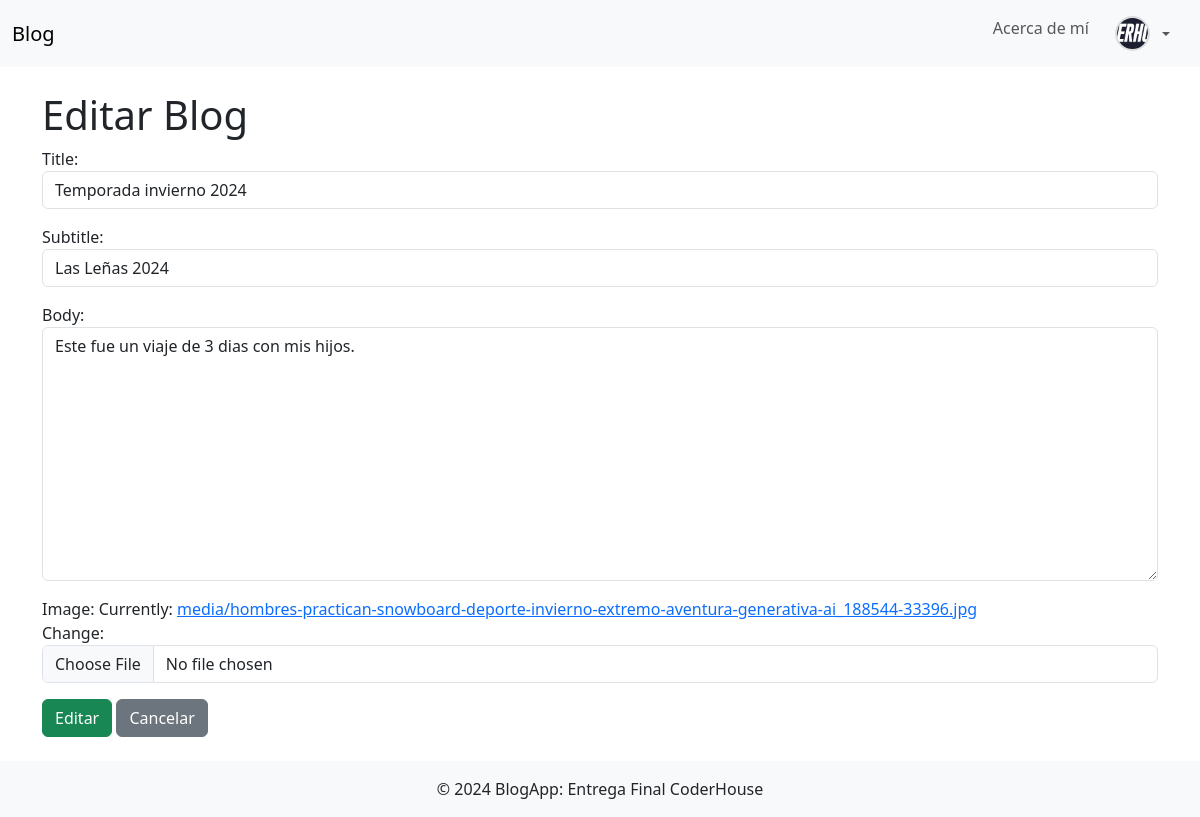
Page /blog/1/edit/ (signed in) on the committed database.
### accounts/models.py (models this page shows, shortened)
class Profile(models.Model):
    user = models.OneToOneField(User, on_delete=models.CASCADE)
    description = models.TextField(blank=True, null=True)
    image = models.ImageField(
        upload_to='profile_images/', blank=True, null=True)

### blogapp/models.py (models this page shows, shortened)
class Blog(models.Model):
    title = models.CharField(max_length=100)
    subtitle = models.CharField(max_length=200)
    body = models.TextField()
    image = models.ImageField(upload_to='blog_images/')
    created_at = models.DateTimeField(auto_now_add=True)
    updated_at = models.DateTimeField(auto_now=True)

### blogapp/views.py (the view)
# urls.py: path('blog/<int:blog_id>/edit/', views.blog_update,
@login_required
def blog_update(request, blog_id):
    blog = get_object_or_404(Blog, id=blog_id)
    if request.method == 'POST':
        form = BlogForm(request.POST, request.FILES, instance=blog)
        if form.is_valid():
            form.save()
            messages.success(request, "¡Blog actualizado exitosamente!")
            return redirect('blog_detail', blog_id=blog.id)
    else:
        form = BlogForm(instance=blog)
    return render(request, 'blogapp/blog_form.html', {'form': form, 'action': 'Editar'})

### blogapp/forms.py (shortened to what this page needs)
class BlogForm(forms.ModelForm):
    class Meta:
        model = Blog
        fields = ['title', 'subtitle', 'body', 'image']
        widgets = {
            'title': forms.TextInput(attrs={'class': 'form-control'}),
            'subtitle': forms.TextInput(attrs={'class': 'form-control'}),
            'body': forms.Textarea(attrs={'class': 'form-control'}),
            'image': forms.ClearableFileInput(attrs={'class': 'form-control'}),
        }

### blogapp/templates/blogapp/blog_form.html (shortened to what this page needs)
{% extends 'blogapp/base.html' %}
{% block content %}
<h1>{{ action }} Blog</h1>
<form method="post" enctype="multipart/form-data">
    {{ form.as_p }}
    <button type="submit" class="btn btn-success">{{ action }}</button>
    <a href="{% url 'home' %}" class="btn btn-secondary">Cancelar</a>
</form>
{% endblock %}

### blogapp/templates/blogapp/base.html (shortened to what this page needs)
<!DOCTYPE html>
<html lang="en">
<head>
    <link href="https://cdn.jsdelivr.net/npm/bootstrap@5.3.0/dist/css/bootstrap.min.css" rel="stylesheet">
    {% load static %}
    <link rel="stylesheet" href="{% static 'css/style.css' %}">
</head>
<body>
    <nav class="navbar navbar-expand-lg navbar-light bg-light">
        <div class="container-fluid">
            <a class="navbar-brand" href="{% url 'home' %}">Blog</a>
            <div class="collapse navbar-collapse" id="navbarNav">
                <ul class="navbar-nav ms-auto">
                    <li class="nav-item">
                        <a class="nav-link" href="{% url 'about' %}">Acerca de mí</a>
                    </li>
                    {% if user.is_authenticated %}
                    <li class="nav-item dropdown">
                        <a class="nav-link dropdown-toggle d-flex align-items-center" href="#" id="navbarDropdown"
                            role="button" data-bs-toggle="dropdown" aria-expanded="false">
                            {% if user.profile.image %}
                            <img src="{{ user.profile.image.url }}" alt="Foto de perfil" class="rounded-circle me-2"
                                style="width: 35px; height: 35px; object-fit: cover;">
                            {% else %}
                            <span class="me-2">{{ user.username }}</span>
                            {% endif %}
                        </a>
                    </li>
                    {% endif %}
                </ul>
            </div>
        </div>
    </nav>
    <div class="container mt-4">
        {% block content %}{% endblock %}
    </div>
    <footer class="bg-light text-center text-lg-start mt-4">
        <div class="text-center p-3">
            © 2024 BlogApp: Entrega Final CoderHouse
        </div>
    </footer>
</body>
</html>

### static/css/style.css (style rules this page uses)
.navbar img { object-fit: cover; border: 2px solid #ddd; transition: transform 0.2s ease; }
.navbar .nav-link { margin-right: 10px; }

### rows in the picture
Blog: title "Temporada invierno 2024", subtitle "Las Leñas 2024", body "Este fue un viaje de 3 dias con mis hijos."

### other values in the picture
{{ action }} "Editar"
